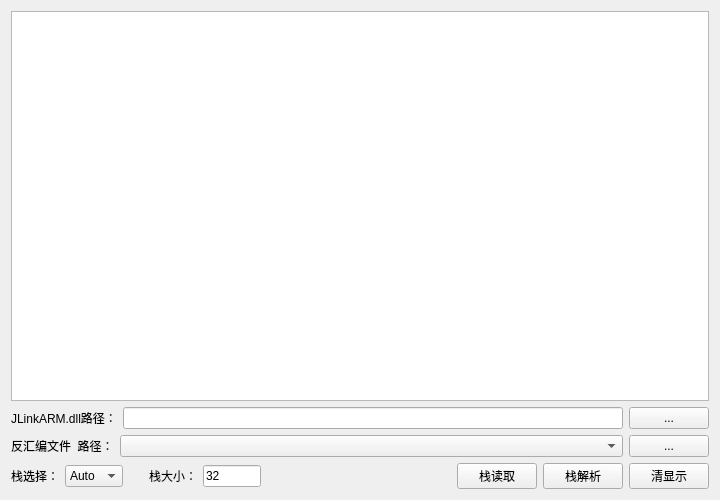
<?xml version="1.0" encoding="UTF-8"?>
<ui version="4.0">
 <author>XIVN1987</author>
 <class>HFView</class>
 <widget class="QWidget" name="HFView">
  <property name="geometry">
   <rect>
    <x>0</x>
    <y>0</y>
    <width>720</width>
    <height>500</height>
   </rect>
  </property>
  <property name="sizePolicy">
   <sizepolicy hsizetype="Preferred" vsizetype="Preferred">
    <horstretch>0</horstretch>
    <verstretch>0</verstretch>
   </sizepolicy>
  </property>
  <property name="windowTitle">
   <string>XIVN1987 HardFault Viewer</string>
  </property>
  <property name="windowIcon">
   <iconset>
    <normaloff>Image/serial.ico</normaloff>Image/serial.ico</iconset>
  </property>
  <layout class="QVBoxLayout" name="vLayout0">
   <item>
    <widget class="QTextEdit" name="txtMain">
     <property name="font">
      <font>
       <family>Consolas</family>
       <pointsize>11</pointsize>
      </font>
     </property>
     <property name="frameShadow">
      <enum>QFrame::Sunken</enum>
     </property>
     <property name="textInteractionFlags">
      <set>Qt::TextSelectableByKeyboard|Qt::TextSelectableByMouse</set>
     </property>
    </widget>
   </item>
   <item>
    <layout class="QHBoxLayout" name="hLayout1">
     <item>
      <widget class="QLabel" name="lblDLL">
       <property name="sizePolicy">
        <sizepolicy hsizetype="Fixed" vsizetype="Fixed">
         <horstretch>0</horstretch>
         <verstretch>0</verstretch>
        </sizepolicy>
       </property>
       <property name="text">
        <string>JLinkARM.dll路径：</string>
       </property>
      </widget>
     </item>
     <item>
      <widget class="QLineEdit" name="linDLL"/>
     </item>
     <item>
      <widget class="QPushButton" name="btnDLL">
       <property name="sizePolicy">
        <sizepolicy hsizetype="Fixed" vsizetype="Fixed">
         <horstretch>0</horstretch>
         <verstretch>0</verstretch>
        </sizepolicy>
       </property>
       <property name="text">
        <string>...</string>
       </property>
      </widget>
     </item>
    </layout>
   </item>
   <item>
    <layout class="QHBoxLayout" name="hLayout2">
     <item>
      <widget class="QLabel" name="lblDis">
       <property name="text">
        <string>反汇编文件  路径：</string>
       </property>
      </widget>
     </item>
     <item>
      <widget class="QComboBox" name="cmbDis">
       <property name="sizePolicy">
        <sizepolicy hsizetype="Expanding" vsizetype="Fixed">
         <horstretch>0</horstretch>
         <verstretch>0</verstretch>
        </sizepolicy>
       </property>
      </widget>
     </item>
     <item>
      <widget class="QPushButton" name="btnDis">
       <property name="text">
        <string>...</string>
       </property>
      </widget>
     </item>
    </layout>
   </item>
   <item>
    <layout class="QHBoxLayout" name="hLayout3">
     <item>
      <widget class="QLabel" name="lblStkSel">
       <property name="text">
        <string>栈选择：</string>
       </property>
      </widget>
     </item>
     <item>
      <widget class="QComboBox" name="cmbStkSel">
       <property name="minimumSize">
        <size>
         <width>58</width>
         <height>0</height>
        </size>
       </property>
       <property name="maximumSize">
        <size>
         <width>58</width>
         <height>16777215</height>
        </size>
       </property>
       <item>
        <property name="text">
         <string>Auto</string>
        </property>
       </item>
       <item>
        <property name="text">
         <string>MSP</string>
        </property>
       </item>
       <item>
        <property name="text">
         <string>PSP</string>
        </property>
       </item>
      </widget>
     </item>
     <item>
      <spacer name="hSpacer31">
       <property name="orientation">
        <enum>Qt::Horizontal</enum>
       </property>
       <property name="sizeType">
        <enum>QSizePolicy::Fixed</enum>
       </property>
       <property name="sizeHint" stdset="0">
        <size>
         <width>20</width>
         <height>20</height>
        </size>
       </property>
      </spacer>
     </item>
     <item>
      <widget class="QLabel" name="lblStkSize">
       <property name="text">
        <string>栈大小：</string>
       </property>
      </widget>
     </item>
     <item>
      <widget class="QLineEdit" name="linStkSize">
       <property name="minimumSize">
        <size>
         <width>58</width>
         <height>0</height>
        </size>
       </property>
       <property name="maximumSize">
        <size>
         <width>58</width>
         <height>16777215</height>
        </size>
       </property>
       <property name="text">
        <string>32</string>
       </property>
       <property name="maxLength">
        <number>5</number>
       </property>
      </widget>
     </item>
     <item>
      <spacer name="hSpacer32">
       <property name="orientation">
        <enum>Qt::Horizontal</enum>
       </property>
       <property name="sizeHint" stdset="0">
        <size>
         <width>40</width>
         <height>20</height>
        </size>
       </property>
      </spacer>
     </item>
     <item>
      <widget class="QPushButton" name="btnRead">
       <property name="text">
        <string>栈读取</string>
       </property>
      </widget>
     </item>
     <item>
      <widget class="QPushButton" name="btnParse">
       <property name="sizePolicy">
        <sizepolicy hsizetype="Fixed" vsizetype="Fixed">
         <horstretch>0</horstretch>
         <verstretch>0</verstretch>
        </sizepolicy>
       </property>
       <property name="minimumSize">
        <size>
         <width>0</width>
         <height>0</height>
        </size>
       </property>
       <property name="text">
        <string>栈解析</string>
       </property>
       <property name="checkable">
        <bool>false</bool>
       </property>
      </widget>
     </item>
     <item>
      <widget class="QPushButton" name="btnClear">
       <property name="text">
        <string>清显示</string>
       </property>
      </widget>
     </item>
    </layout>
   </item>
  </layout>
 </widget>
 <resources/>
 <connections/>
</ui>
